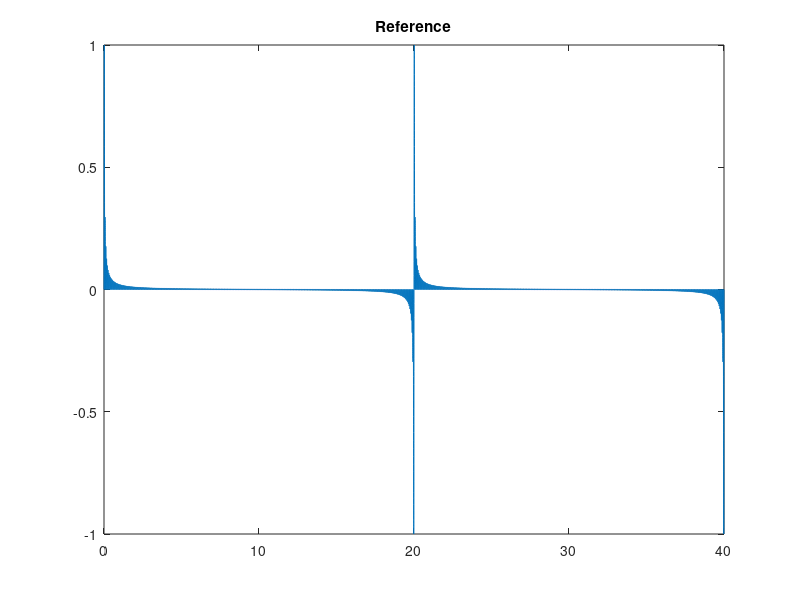
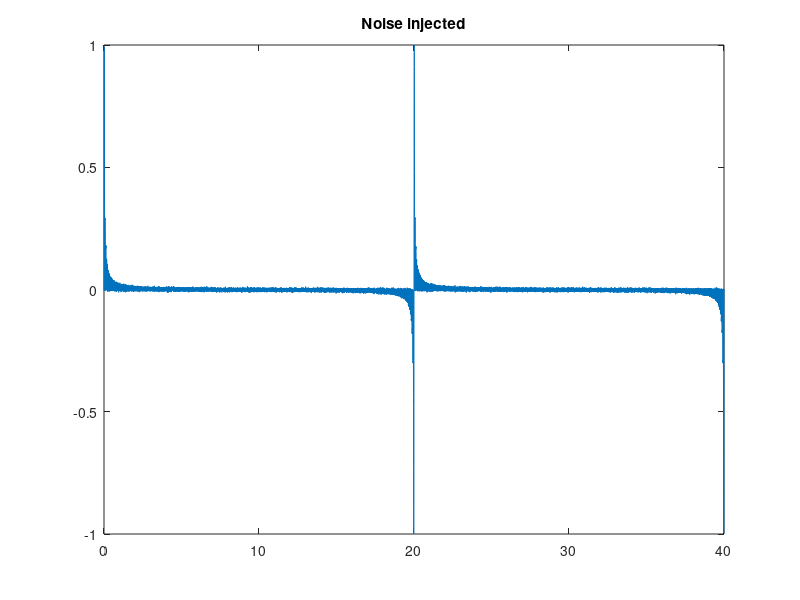
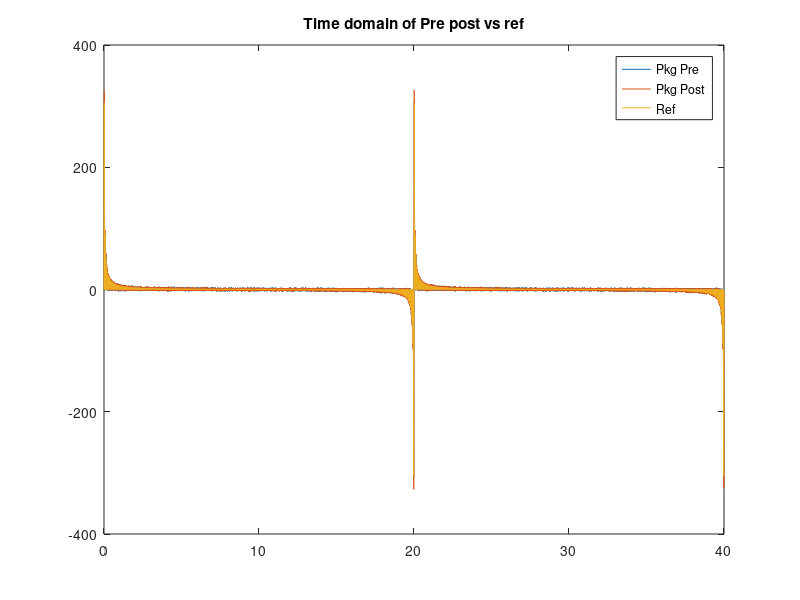

Write MATLAB code to recreate these figures, in order. (Note: this script raises an error after producing the figures.)
clc
clear all
close all



%%
Fs = 1600; %Hz
Ts = 1/Fs;
TestTime=40; %seconds
t = (0:Ts:TestTime);

%WhiteNoise=sin(.1*2*pi*t)+sin(.2*2*pi*t)+sin(.3*2*pi*t)+sin(.4*2*pi*t)+sin(.5*2*pi*t)+sin(.6*2*pi*t)+sin(.7*2*pi*t)+sin(.8*2*pi*t)+sin(.9*2*pi*t)+sin(1*2*pi*t)+sin(1.1*2*pi*t)+sin(1.2*2*pi*t)+sin(1.3*2*pi*t)+sin(1.4*2*pi*t)+sin(1.5*2*pi*t)+sin(1.6*2*pi*t)+sin(1.7*2*pi*t)+sin(1.8*2*pi*t)+sin(1.9*2*pi*t)+sin(2*2*pi*t)+sin(2.1*2*pi*t)+sin(2.2*2*pi*t)+sin(2.3*2*pi*t)+sin(2.4*2*pi*t)+sin(2.5*2*pi*t)+sin(2.6*2*pi*t)+sin(2.7*2*pi*t)+sin(2.8*2*pi*t)+sin(2.9*2*pi*t)+sin(3*2*pi*t)+sin(3.1*2*pi*t)+sin(3.2*2*pi*t)+sin(3.3*2*pi*t)+sin(3.4*2*pi*t)+sin(3.5*2*pi*t)+sin(3.6*2*pi*t)+sin(3.7*2*pi*t)+sin(3.8*2*pi*t)+sin(3.9*2*pi*t)+sin(4*2*pi*t)+sin(4.1*2*pi*t)+sin(4.2*2*pi*t)+sin(4.3*2*pi*t)+sin(4.4*2*pi*t)+sin(4.5*2*pi*t)+sin(4.6*2*pi*t)+sin(4.7*2*pi*t)+sin(4.8*2*pi*t)+sin(4.9*2*pi*t)+sin(5*2*pi*t)+sin(5.1*2*pi*t)+sin(5.2*2*pi*t)+sin(5.3*2*pi*t)+sin(5.4*2*pi*t)+sin(5.5*2*pi*t)+sin(5.6*2*pi*t)+sin(5.7*2*pi*t)+sin(5.8*2*pi*t)+sin(5.9*2*pi*t)+sin(6*2*pi*t)+sin(6.1*2*pi*t)+sin(6.2*2*pi*t)+sin(6.3*2*pi*t)+sin(6.4*2*pi*t)+sin(6.5*2*pi*t)+sin(6.6*2*pi*t)+sin(6.7*2*pi*t)+sin(6.8*2*pi*t)+sin(6.9*2*pi*t)+sin(7*2*pi*t)+sin(7.1*2*pi*t)+sin(7.2*2*pi*t)+sin(7.3*2*pi*t)+sin(7.4*2*pi*t)+sin(7.5*2*pi*t)+sin(7.6*2*pi*t)+sin(7.7*2*pi*t)+sin(7.8*2*pi*t)+sin(7.9*2*pi*t)+sin(8*2*pi*t)+sin(8.1*2*pi*t)+sin(8.2*2*pi*t)+sin(8.3*2*pi*t)+sin(8.4*2*pi*t)+sin(8.5*2*pi*t)+sin(8.6*2*pi*t)+sin(8.7*2*pi*t)+sin(8.8*2*pi*t)+sin(8.9*2*pi*t)+sin(9*2*pi*t)+sin(9.1*2*pi*t)+sin(9.2*2*pi*t)+sin(9.3*2*pi*t)+sin(9.4*2*pi*t)+sin(9.5*2*pi*t)+sin(9.6*2*pi*t)+sin(9.7*2*pi*t)+sin(9.8*2*pi*t)+sin(9.9*2*pi*t)+sin(10*2*pi*t)+sin(10.1*2*pi*t)+sin(10.2*2*pi*t)+sin(10.3*2*pi*t)+sin(10.4*2*pi*t)+sin(10.5*2*pi*t)+sin(10.6*2*pi*t)+sin(10.7*2*pi*t)+sin(10.8*2*pi*t)+sin(10.9*2*pi*t)+sin(11*2*pi*t)+sin(11.1*2*pi*t)+sin(11.2*2*pi*t)+sin(11.3*2*pi*t)+sin(11.4*2*pi*t)+sin(11.5*2*pi*t)+sin(11.6*2*pi*t)+sin(11.7*2*pi*t)+sin(11.8*2*pi*t)+sin(11.9*2*pi*t)+sin(12*2*pi*t)+sin(12.1*2*pi*t)+sin(12.2*2*pi*t)+sin(12.3*2*pi*t)+sin(12.4*2*pi*t)+sin(12.5*2*pi*t)+sin(12.6*2*pi*t)+sin(12.7*2*pi*t)+sin(12.8*2*pi*t)+sin(12.9*2*pi*t)+sin(13*2*pi*t)+sin(13.1*2*pi*t)+sin(13.2*2*pi*t)+sin(13.3*2*pi*t)+sin(13.4*2*pi*t)+sin(13.5*2*pi*t)+sin(13.6*2*pi*t)+sin(13.7*2*pi*t)+sin(13.8*2*pi*t)+sin(13.9*2*pi*t)+sin(14*2*pi*t)+sin(14.1*2*pi*t)+sin(14.2*2*pi*t)+sin(14.3*2*pi*t)+sin(14.4*2*pi*t)+sin(14.5*2*pi*t)+sin(14.6*2*pi*t)+sin(14.7*2*pi*t)+sin(14.8*2*pi*t)+sin(14.9*2*pi*t)+sin(15*2*pi*t)+sin(15.1*2*pi*t)+sin(15.2*2*pi*t)+sin(15.3*2*pi*t)+sin(15.4*2*pi*t)+sin(15.5*2*pi*t)+sin(15.6*2*pi*t)+sin(15.7*2*pi*t)+sin(15.8*2*pi*t)+sin(15.9*2*pi*t)+sin(16*2*pi*t)+sin(16.1*2*pi*t)+sin(16.2*2*pi*t)+sin(16.3*2*pi*t)+sin(16.4*2*pi*t)+sin(16.5*2*pi*t)+sin(16.6*2*pi*t)+sin(16.7*2*pi*t)+sin(16.8*2*pi*t)+sin(16.9*2*pi*t)+sin(17*2*pi*t)+sin(17.1*2*pi*t)+sin(17.2*2*pi*t)+sin(17.3*2*pi*t)+sin(17.4*2*pi*t)+sin(17.5*2*pi*t)+sin(17.6*2*pi*t)+sin(17.7*2*pi*t)+sin(17.8*2*pi*t)+sin(17.9*2*pi*t)+sin(18*2*pi*t)+sin(18.1*2*pi*t)+sin(18.2*2*pi*t)+sin(18.3*2*pi*t)+sin(18.4*2*pi*t)+sin(18.5*2*pi*t)+sin(18.6*2*pi*t)+sin(18.7*2*pi*t)+sin(18.8*2*pi*t)+sin(18.9*2*pi*t)+sin(19*2*pi*t)+sin(19.1*2*pi*t)+sin(19.2*2*pi*t)+sin(19.3*2*pi*t)+sin(19.4*2*pi*t)+sin(19.5*2*pi*t)+sin(19.6*2*pi*t)+sin(19.7*2*pi*t)+sin(19.8*2*pi*t)+sin(19.9*2*pi*t)+sin(20*2*pi*t)+sin(20.1*2*pi*t)+sin(20.2*2*pi*t)+sin(20.3*2*pi*t)+sin(20.4*2*pi*t)+sin(20.5*2*pi*t)+sin(20.6*2*pi*t)+sin(20.7*2*pi*t)+sin(20.8*2*pi*t)+sin(20.9*2*pi*t);      

WhiteNoise=0
for Freq = 0:.05:21
   WhiteNoise=WhiteNoise+sin(Freq*2*pi*t);
end

%%

Min = min(WhiteNoise)
Max = max(WhiteNoise)
WhiteNoiseNorm=2*(WhiteNoise-Min)/(Max-Min)-1;
Data=[WhiteNoiseNorm];

Noise=randn(1,length(t));
RandomWhiteNoise=Noise+WhiteNoise;

Min = min(RandomWhiteNoise)
Max = max(RandomWhiteNoise)
RandomWhiteNoiseNorm=2*(RandomWhiteNoise-Min)/(Max-Min)-1;


figure(1)
plot(t,WhiteNoiseNorm);
title('Reference');
figure(2)
plot(t,RandomWhiteNoiseNorm);
title('Noise injected');



%% Construct TF
u=RandomWhiteNoise;
t=t;
n=[1,2.455603685064564e+03,4.564068882670976e+04];
d=[1.330373311408007,2.313480790421754e+03,4.249729900997524e+04];
sys = tf(n,d);
Post=lsim(sys,u,t).';

figure(3);
plot(t,RandomWhiteNoise,t,Post,t,WhiteNoise);
legend("Pkg Pre","Pkg Post","Ref");
title('Time domain of Pre post vs ref');
%xlim([43,43.5])

%% Error PreFilter vs PostFilter


NoisePre=RandomWhiteNoise-WhiteNoise;
SNRPre=snr(WhiteNoise,NoisePre);
PreSNR=['Pre SNR = ',num2str(SNRPre),'dB '];
disp(PreSNR);

NoisePost=Post-WhiteNoise;
SNRPost=snr(WhiteNoise,NoisePost);
PostSNR=['Post SNR = ',num2str(SNRPost),'dB '];
disp(PostSNR);

DeltaSNR=SNRPost-SNRPre;
PrcntSNR=(DeltaSNR/SNRPre)*100;
RepSNR=['SNR increase = ',num2str(DeltaSNR),'dB = ',num2str(PrcntSNR),'%'];
disp(RepSNR);


%% Construct an FFT
%set up sampling Fs:
T2=t(2)-t(1);
L2 = length(t);             % Length of signal
 
%Pre Filter FFT
Y = fft(RandomWhiteNoise);           
P2 = abs(Y/L2);
P1 = P2(1:L2/2+1);
P1(2:end-1) = 2*P1(2:end-1);
f = Fs*(0:(L2/2))/L2;

%Post Filter FFT
Y2 = fft(Post);           
P22 = abs(Y2/L2);
P12 = P22(1:L2/2+1);
P12(2:end-1) = 2*P12(2:end-1);
f2 = Fs*(0:(L2/2))/L2;

%Reference FFT
Y3 = fft(WhiteNoise);           
P23 = abs(Y3/L2);
P123 = P23(1:L2/2+1);
P123(2:end-1) = 2*P123(2:end-1);
f3 = Fs*(0:(L2/2))/L2;

% P1 = movmean(P1,10); P1 = movmean(P1,20);
% P12 = movmean(P12,10); P12 = movmean(P12,20);
% P123 = movmean(P123,10); P123 = movmean(P123,20);


%Plot interpolated FFTs
figure(5);
plot(f,P1,f2,P12,f3,P123);
title('FFT Pre post vs Ref');
xlabel('frequency (Hz)');
ylabel('|G(f)|');
xlim([0.1,25]);
legend("Pre","Post","Ref");

%% Construct FRF
PreFRF=P1.\P123;
PostFRF=P12.\P123;

%Average FRF
figure(6);
plot(f,PreFRF,f2,PostFRF);
title('FRF Pre vs Post Filter');
xlabel('frequency (Hz)');
ylabel('|G(f)|');
xlim([0.1,22]);
legend("Pre","Post");

%% SPIE PLOT
subplot(1,2,1)
plot(t,WhiteNoiseNorm);
xlabel('time(s)');
ylabel('voltage(V)');
legend('excitation signal');
xlim([0,40]);
ylim([-1.2,1.2]);
grid on
%make here your first plot
subplot(1,2,2)
%make here your second plot
Y3 = fft(WhiteNoise);           
P23 = abs(Y3/L2);
P123 = P23(1:L2/2+1);
P123(2:end-1) = 2*P123(2:end-1);
f3 = Fs*(0:(L2/2))/L2;
%figure(5);
plot(f3,P123);
%title('FFT Pre post vs Ref');
xlabel('frequency (Hz)');
ylabel('|G(f)|');
legend('excitation signal FFT');
grid on
xlim([0,25]);













